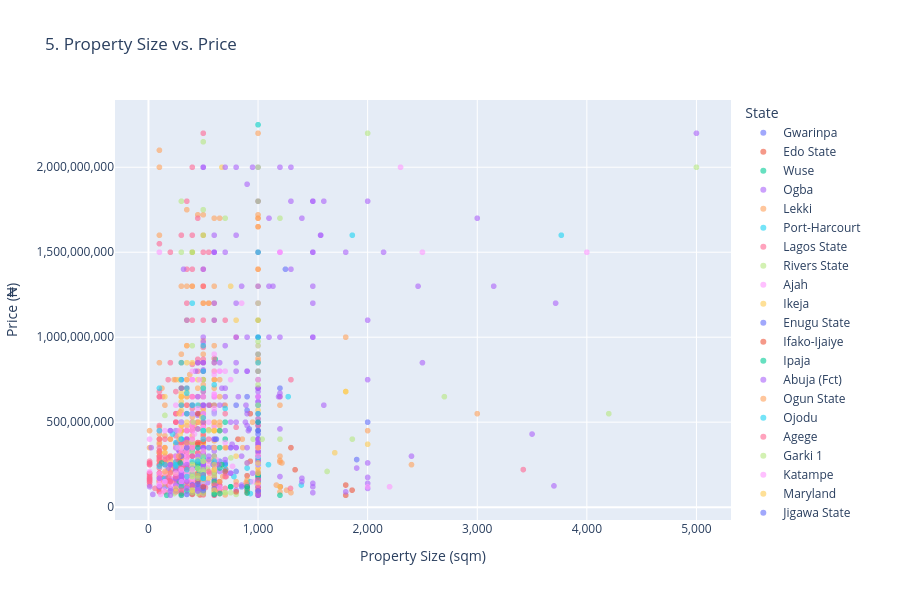

This figure's notebook cell:
### Code cell
# ==========================================
# 5. Scatter Plot: Property size vs. price
# ==========================================
fig5 = px.scatter(df, 
                  x='Property Size', 
                  y='Price',
                  title='5. Property Size vs. Price',
                  labels={'Property Size': 'Property Size (sqm)', 'Price': 'Price (₦)'},
                  color='Region Parent Name',
                  opacity=0.6,
                  hover_data=['Title', 'Region Name', 'Bedrooms'])
fig5.update_layout(height=600, legend_title='State')
fig5.update_xaxes(tickformat=',.0f')
fig5.update_yaxes(tickformat=',.0f')
fig5.show()
